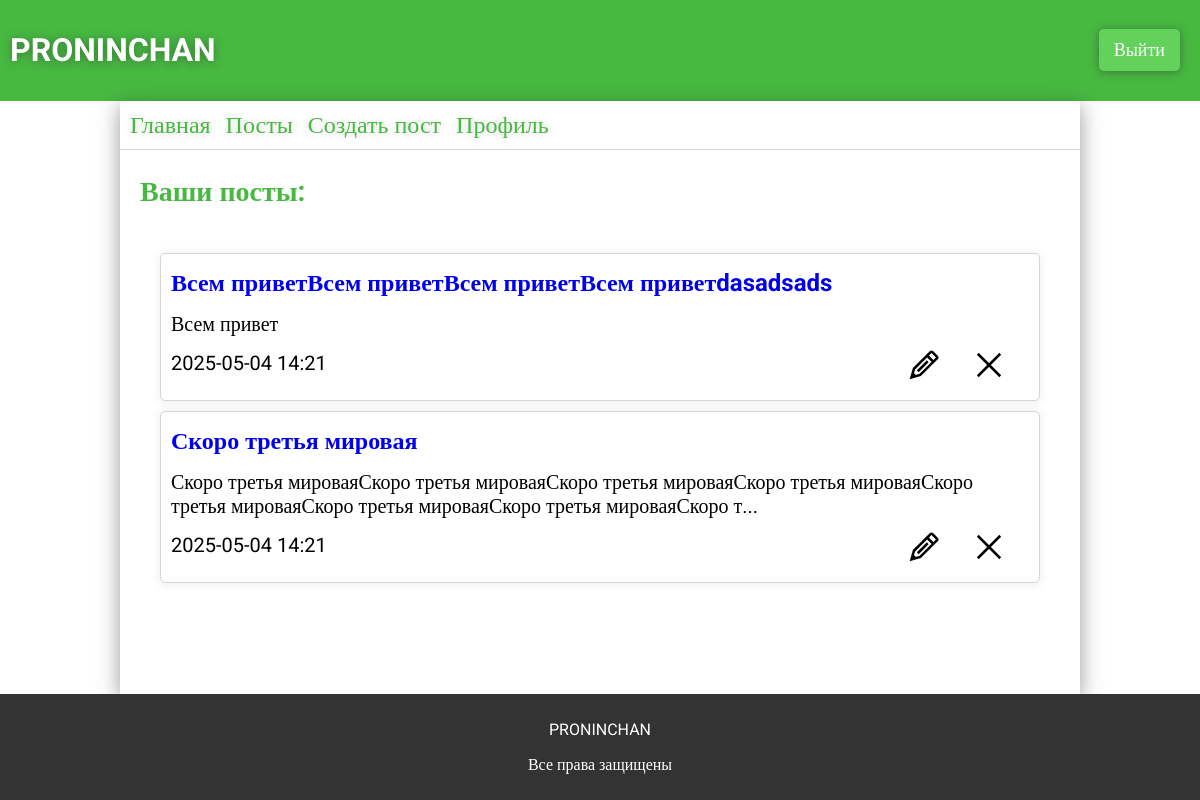
The app's page /user_posts (signed in), older data.
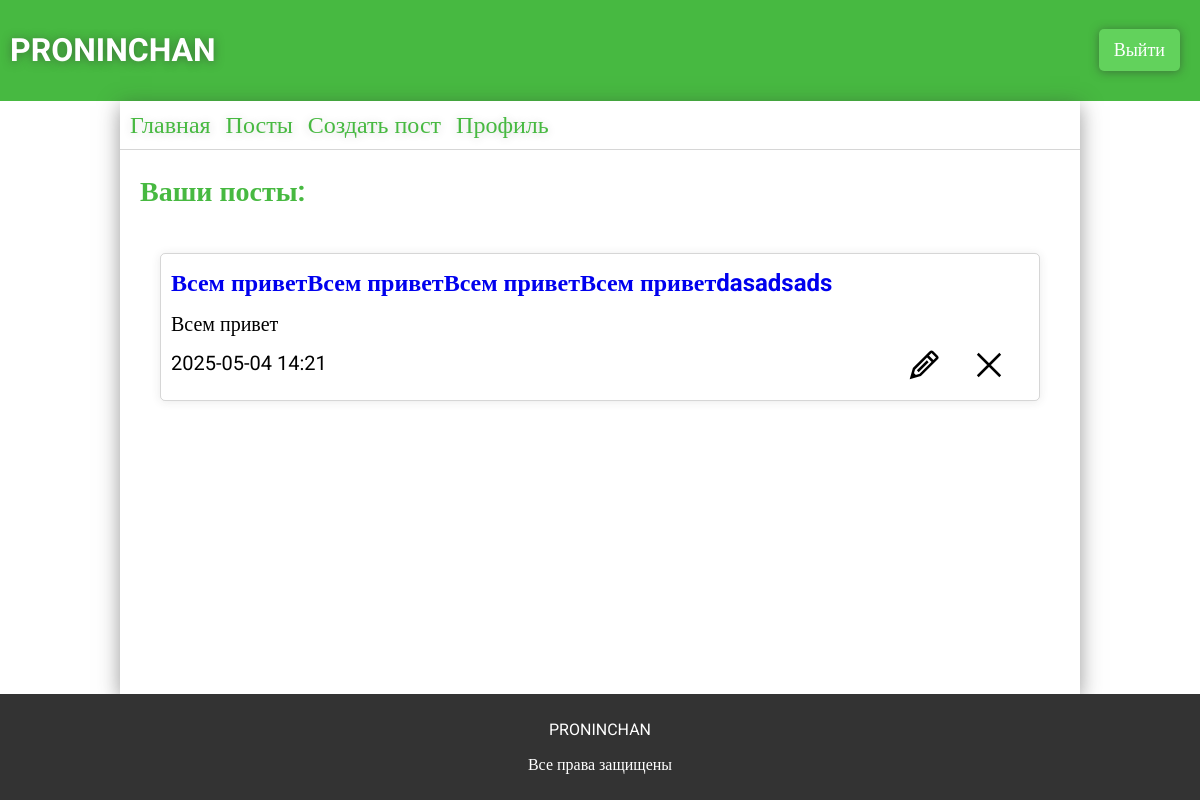
The same page, newer data.
### app.py (models this page shows)
class ForumPosts(db.Model):
    __tablename__ = 'forum_posts'
    id = db.Column(db.Integer, primary_key=True)
    user_id = db.Column(db.Integer, db.ForeignKey('users.id'), nullable=False)
    theme = db.Column(db.String(124), nullable=False)
    text = db.Column(db.Text, nullable=False)
    section_id = db.Column(db.Integer, db.ForeignKey('forum_sections.id'), nullable=False)
    category_id = db.Column(db.Integer, db.ForeignKey('forum_categories.id'), nullable=False)
    created_at = db.Column(db.DateTime, default=datetime.now)
    user = db.relationship("Users", backref="posts")
    sections = db.relationship("ForumSections")
    categories = db.relationship("ForumCategory")
    all_comments = db.relationship("ForumComments", backref="forum_post", cascade="all, delete-orphan")

### app.py (the view)
@app.route('/user_posts')
def user_posts():
    if 'user' in session:
        user_posts =  ForumPosts.query.filter_by(user_id=session['user']).order_by(ForumPosts.created_at.desc()).all()
        return render_template('user_posts.html', posts=user_posts)
    return render_template('profile.html')

### templates/user_posts.html (shortened to what this page needs)
{% extends 'base.html' %}
{% block main %}
<link rel="stylesheet" href="{{ url_for('static', filename='css/profile.css') }}">
{% if session['user'] %}
<div class="commentsposts">
    <p>Ваши посты:</p>
    <div class="commentsposts-container">
        {% for post in posts %}
            <div class="commentsposts-container-post" id="post-{{post.id}}">
                <div class="commentsposts-container-post-edit">
                    <img src="../static/img/Edit.svg" alt="" class="edit-post" id="post-{{post.id}}" data-post-id="{{post.id}}">
                    <img src="../static/img/Close.svg" alt="" class="delete-post" data-post-id="{{post.id}}">
                </div>
                <a class="post-theme" href="{{url_for('post', post=post.id)}}">{{post.theme}}</a>
                <p class="post-text"  data-text="{{post.text}}">{{post.text | truncate(150, True, '...')}}</p>
                <p class="post-created">{{post.created_at.strftime('%Y-%m-%d %H:%M')}}</p>
            </div>
            {% endfor %}
    </div>
</div>
{% else %}
    <div class="login">
        <h2>Войдите в аккаунт</h2>
    </div>
{% endif %}
{% endblock %}

Row changes from the older to the newer data that the page shows:
removed ForumPosts: theme "Скоро третья мировая", text "Скоро третья мироваяСкоро третья мироваяСкоро третья мироваяСкоро третья мироваяСкоро третья мироваяСкоро третья мироваяСкоро третья мироваяСкоро т...", created_at "2025-05-04 14:21"
